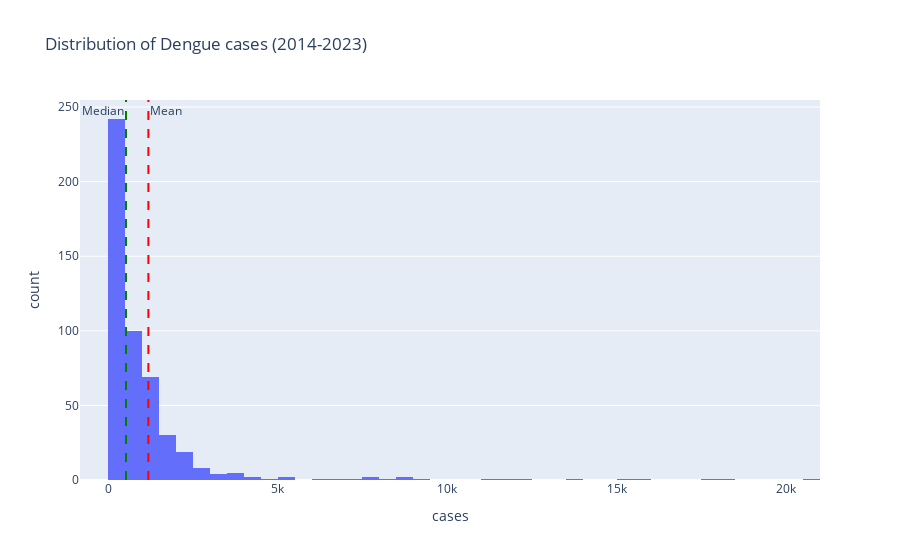

The notebook cell saved with this chart:
### Code cell
median = df['cases'].median()
mean = df['cases'].mean()

fig = px.histogram(data_frame=df,
                   x=df['cases'],
                   title='Distribution of Dengue cases (2014-2023)')

fig.add_vline(x=median, line_dash='dash', line_color='green', annotation_text='Median', annotation_position='top left')
fig.add_vline(x=mean, line_dash='dash', line_color='red', annotation_text='Mean')


fig.show()

### Figure 1 — Plotly figure (JSON) as saved in the notebook; plotly's stock layout.template omitted (floating-point values rounded to 4 significant figures; data arrays with more than 128 entries replaced by an {"elided": "..."} marker saying what was removed)
{"data": [{"alignmentgroup": "True", "bingroup": "x", "hovertemplate": "cases=%{x}<br>count=%{y}<extra></extra>", "legendgroup": "", "marker": {"color": "#636efa", "pattern": {"shape": ""}}, "name": "", "offsetgroup": "", "orientation": "v", "showlegend": false, "type": "histogram", "x": {"elided": "500 int values"}, "xaxis": "x", "yaxis": "y"}], "layout": {"annotations": [{"showarrow": false, "text": "Median", "x": 523.5, "xanchor": "right", "xref": "x", "y": 1, "yanchor": "top", "yref": "y domain"}, {"showarrow": false, "text": "Mean", "x": 1184.0, "xanchor": "left", "xref": "x", "y": 1, "yanchor": "top", "yref": "y domain"}], "barmode": "relative", "legend": {"tracegroupgap": 0}, "shapes": [{"line": {"color": "green", "dash": "dash"}, "type": "line", "x0": 523.5, "x1": 523.5, "xref": "x", "y0": 0, "y1": 1, "yref": "y domain"}, {"line": {"color": "red", "dash": "dash"}, "type": "line", "x0": 1184.0, "x1": 1184.0, "xref": "x", "y0": 0, "y1": 1, "yref": "y domain"}], "title": {"text": "Distribution of Dengue cases (2014-2023)"}, "xaxis": {"anchor": "y", "domain": [0, 1], "title": {"text": "cases"}}, "yaxis": {"anchor": "x", "domain": [0, 1], "title": {"text": "count"}}}}
